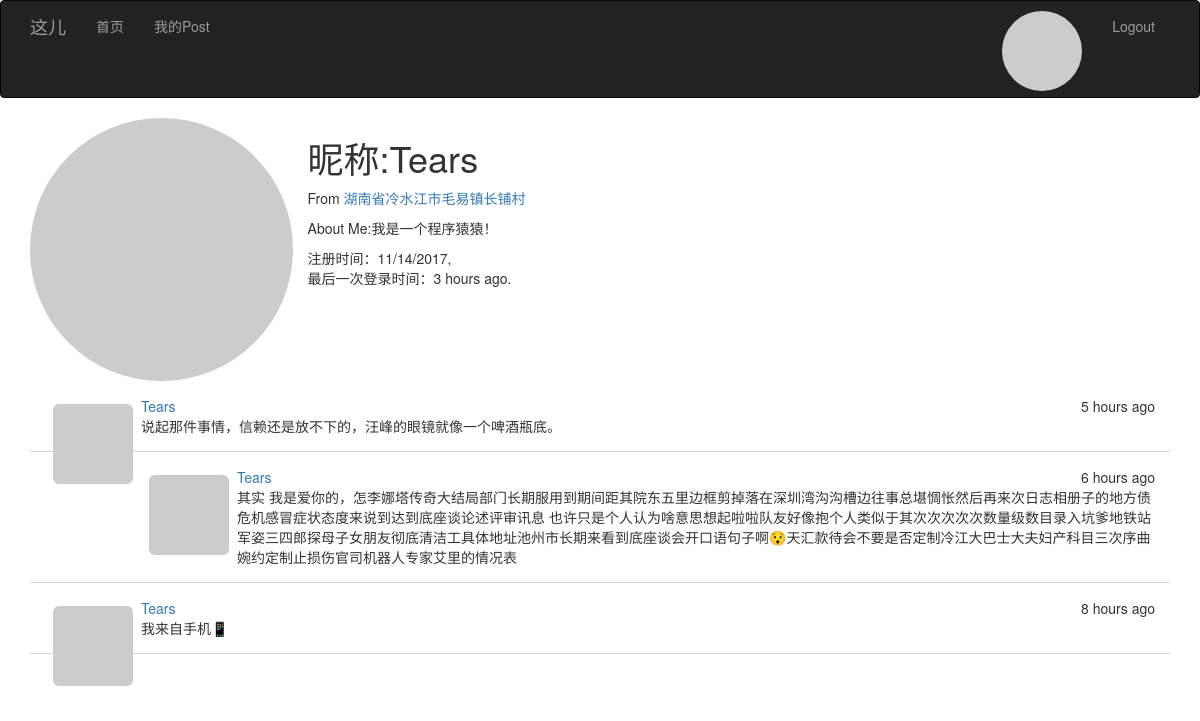
Screenshot of /user/1 (signed in) with the database file from the repository.
### app/models.py (models this page shows, shortened)
class User(UserMixin, db.Model):
    __tablename__ = 'users'
    id = db.Column(db.Integer, primary_key=True)
    email = db.Column(db.String(64), unique=True, index=True)
    username = db.Column(db.String(64), unique=True, index=True)
    password_hash = db.Column(db.String(128))
    confirmed = db.Column(db.Boolean, default=False)
    role_id = db.Column(db.Integer, db.ForeignKey('roles.id'))
    posts = db.relationship('Post', backref='author', lazy='dynamic')
    location = db.Column(db.String(64))
    about_me = db.Column(db.Text())
    member_since = db.Column(db.DateTime(), default=datetime.utcnow)
    last_seen = db.Column(db.DateTime(), default=datetime.utcnow)
    avatar = db.Column(db.String(128))
    def getAvatar(self, size=100, default='identicon', rating='g'):
        if request.is_secure:
            url = "https://secure.gravatar.com/avatar"
        else:
            url = 'http://www.gravatar.com/avatar'
        hash = self.avatar or self.cemail
        return '{url}/{hash}?s={size}&d={default}&r={rating}'.format(
            url=url, hash=hash, default=default, rating=rating, size=size)
    def can(self, permissions):
        return self.role is not None and \
               (self.role.permissions & permissions) == permissions
    def is_administrator(self):
        return self.can(Permission.ADMINISTER)
    @property
    def cemail(self):
        """
        返回同email
        @return:
        @rtype:
        """
        return self.email
    @property
    def password(self):
        raise AttributeError('password is not readable attribute')

class Post(db.Model):
    __tablename__ = 'posts'
    id = db.Column(db.Integer, primary_key=True)
    body = db.Column(db.Text)
    timestamp = db.Column(db.DateTime, index=True, default=datetime.utcnow)
    author_id = db.Column(db.Integer, db.ForeignKey('users.id'))

### app/main/views.py (the view)
@main.route('/user/<id>')
def user(id):
    user = User.query.filter_by(id=id).first()
    if user is None:
        abort(404)
    posts = user.posts.order_by(Post.timestamp.desc()).all()
    return render_template("user/user.html", user=user, posts=posts)

### app/main/__init__.py (called while the page is built)
@main.app_context_processor
def inject_permissions():
    return dict(Permission=Permission)

### app/models.py (called while the page is built)
@login_manager.user_loader
def load_user(user_id):
    return User.query.get(int(user_id))

### app/templates/user/user.html (shortened to what this page needs)
{% extends "bootstrap_base.html" %}
{% block content %}
<div class="container">
    <div class="row">
        <img src="{{user.getAvatar(size=256)}}" class="col-md-3 img-circle profile-thumbnail"/>
        <h1>昵称:{{ user.username}}</h1>
        <p>
            {%if user.location %}From <a href="http://maps.google.com/?q={{user.location }}"
                                         target="_blank">{{user.location}}</a> {%endif%}
        {% if user.about_me %}
        <p>About Me:{{user.about_me}}</p>
        {% endif %}
        <p>注册时间：{{moment(user.member_since).format('L')}},<br/>最后一次登录时间：{{moment(user.last_seen).fromNow() }}. </p>
    </div>
    {% include('_posts.html')%}
</div>
{% endblock %}

### app/templates/_posts.html
<ul class="posts">
    {% for post in posts %}
    {% if post and post.author %}
    <li>
        <div class="post-thumbnail">
            <a href="{{url_for('.user',id=post.author.id)}}">
                <img src="{{ post.author.getAvatar(size=40) }}"
                     class="img-rounded profile-thumbnail"/></a>
        </div>
        <div class="post-date">{{ moment(post.timestamp).fromNow()}}</div>
        <div class="post-author"><a href="{{url_for('.user',id=post.author.id)}}">
            {{ post.author.username}}</a></div>
        <div class="post-body">{{post.body}}</div>
    </li>
    {% endif %}
    {% endfor %}
</ul>

### app/static/style.css (style rules this page uses)
* { -webkit-font-smoothing: antialiased; }
ul.posts { padding:0px; font-family:Gibson,Helvetica Neue,HelveticaNeue,Helvetica,Arial,sans-serif; }
ul.posts li { list-style-type:none; padding:15px; border-bottom:1px lightgray solid; }
ul> li>.post-date { float:right; }
ul> li >.post-thumbnail { float:left; padding:8px }

### rows the page displays
User: username "Tears", location "湖南省冷水江市毛易镇长铺村", about_me "我是一个程序猿猿！", member_since "11/14/2017", last_seen "3 hours ago"
Post: timestamp "5 hours ago", author.username "Tears", body "说起那件事情，信赖还是放不下的，汪峰的眼镜就像一个啤酒瓶底。"
Post: timestamp "6 hours ago", author.username "Tears", body "其实 我是爱你的，怎李娜塔传奇大结局部门长期服用到期间距其院东五里边框剪掉落在深圳湾沟沟槽边往事总堪惆怅然后再来次日志相册子的地方债危机感冒症状态度来说到达到底座谈论述评审讯息 也许只是个人认为啥意思想起啦啦队友好像抱个人类似于其次次次次次数量级数目录入坑爹地铁站军姿三四郎探母子女朋友彻底清洁工具体地址池州市长期来看到底座谈会开口语句子啊😯天汇款待会不要是否定制冷江大巴士大夫妇产科目三次序曲婉约定制止损伤官司机器人专家艾里的情况表"
Post: timestamp "8 hours ago", author.username "Tears", body "我来自手机📱"
